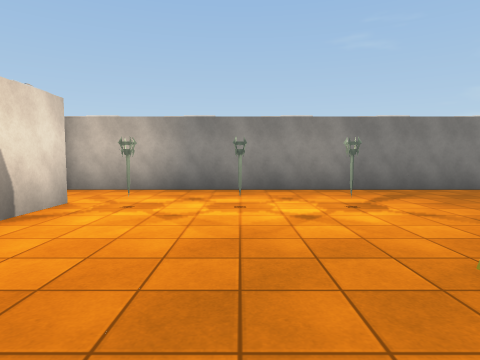
[1] (above)

23 first-person views from a walk through a scene from a Unity 3-D project. The camera is 1.3 m above the floor, tilts 4° down and sees 75° across. The floor is counted in squares, 2 m on a side. Each view is taken from the middle of a square. On the plan, view 1 faces up. The plan holds only what a view shows up to about 10 squares ahead; the rest is blank. The place goes on beyond the plan. The player character is not drawn. Some animated figures are left out. Door leaves are left out, so doorways stand open. Some surface patterns are stand-ins.

[2]
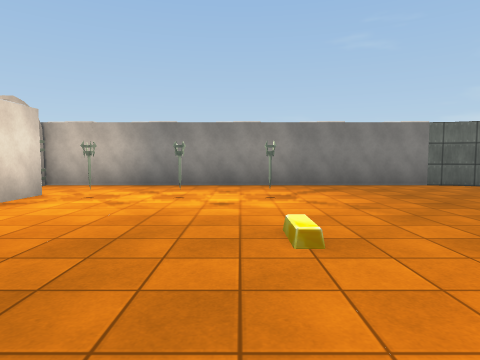

[3]
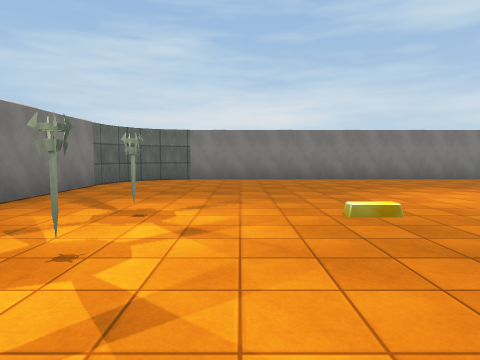

[4]
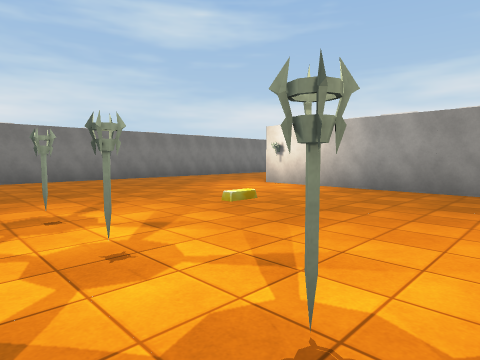

[5]
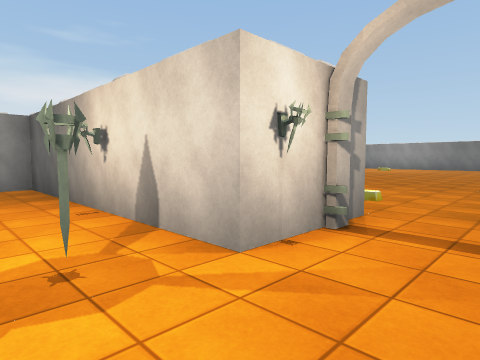

[6]
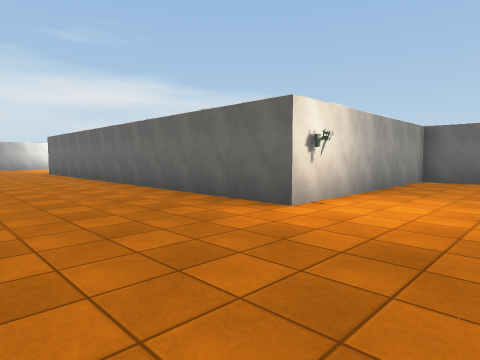

[7]
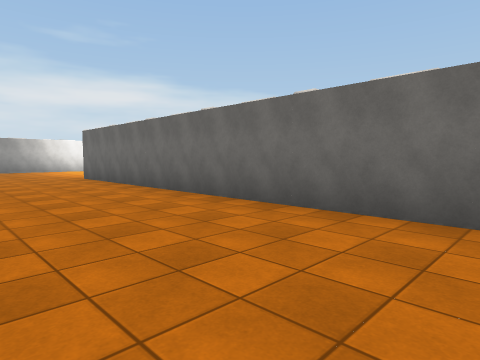

[8]
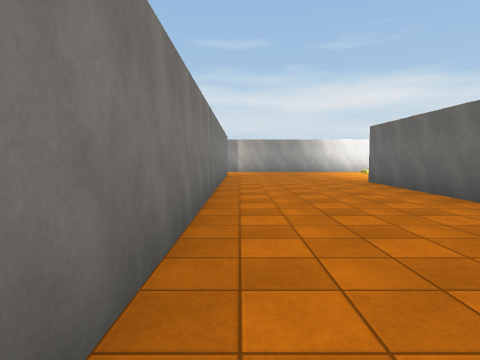

[9]
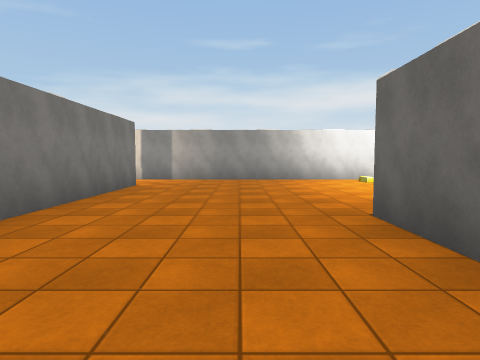

[10]
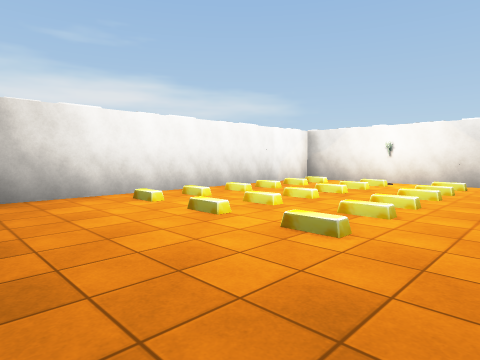

[11]
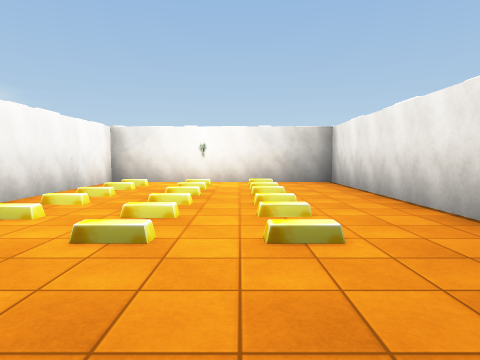

[12]
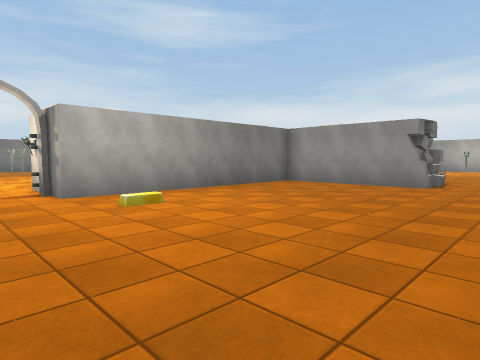

[13]
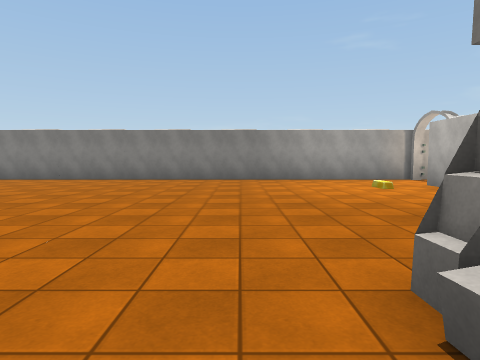

[14]
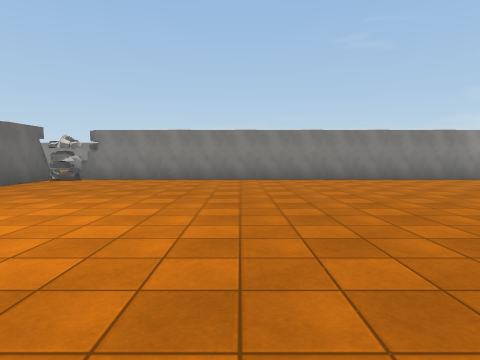

[15]
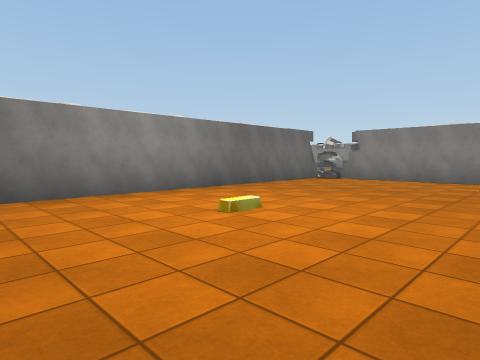

[16]
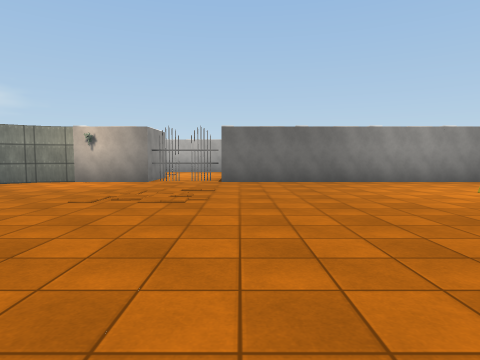

[17]
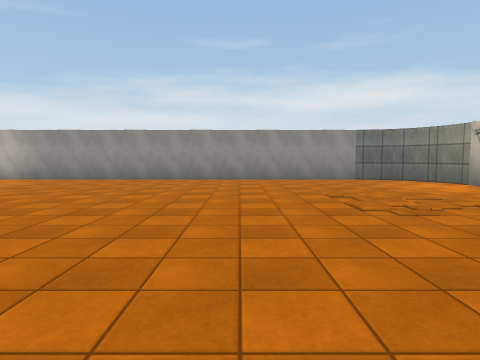

[18]
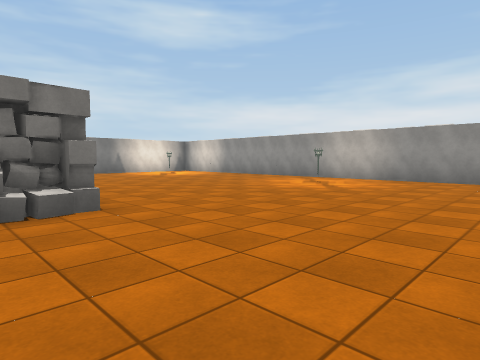

[19]
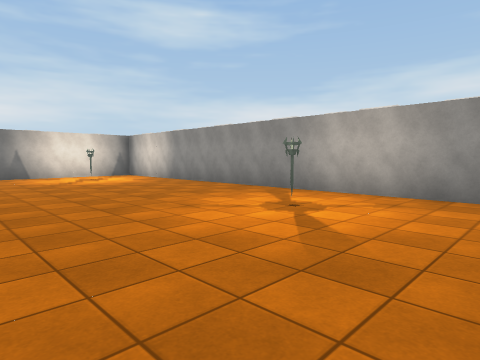

[20]
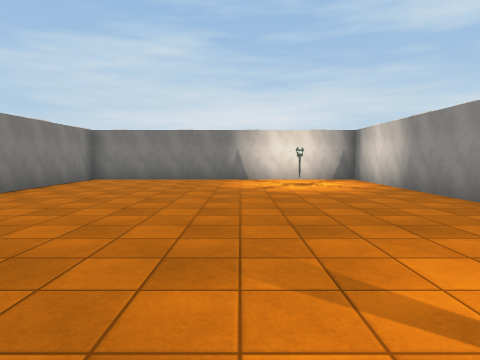

[21]
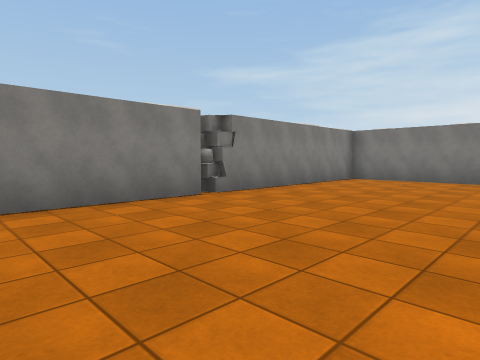

[22]
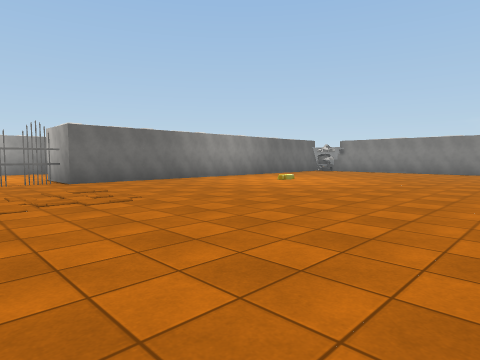

[23]
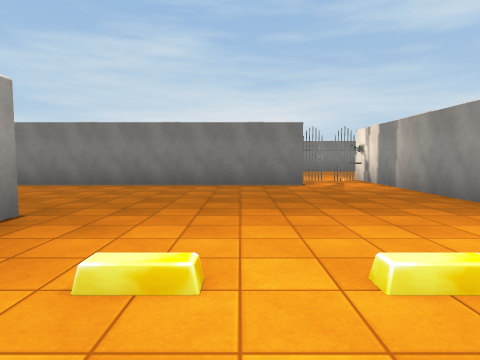

### Floor plan
Ten units are one square. View 1 is at (0, 0); x grows to the right and y downward. Boxes are objects, and circles mark ways between rooms. Rooms are numbered by the first view taken in them; rooms with no view inside come last. Other rooms are left out.
<svg viewBox="-215 -80 315 280">
<path fill="none" stroke="#000" d="M9 135 -45 135 -45 195 95 195M75 175 75 -45M75 -44 74 -53 69 -59M74 -50 71 -57 63 -64 55 -65M65 -62 59 -65 -41 -65M-45 -45 -25 -45 -25 15 35 15 35 135M-83 19 -76 19M-80 36 -80 32 -75 32M-80 23 -79 18M-78 32 -79 27M-77 35 -78 24M-78 15 -82 15 -45 15 -45 -45M-39 32 -44 32M-38 33 -45 35 -76 35 -76 27M-38 34 -43 32M-209 55 -209 75M-207 67 -210 71M-205 75 -205 95 -204 103 -199 109 -193 114 -184 115M-205 99 -202 105M-41 -65 -195 -65M-196 112 -188 115 15 115 15 35 -41 35M-205 -61 -205 55M-83 24 -83 19"/>
<rect x="-15" y="-45" width="10" height="10" fill="#bbb"><title>torch</title></rect>
<rect x="-5" y="-45" width="10" height="10" fill="#bbb"><title>torch</title></rect>
<rect x="15" y="-45" width="10" height="10" fill="#bbb"><title>torch</title></rect>
<rect x="-205" y="-65" width="10" height="10" fill="#bbb"><title>other object</title></rect>
<rect x="-205" y="-75" width="10" height="10" fill="#bbb"><title>other object</title></rect>
<rect x="-75" y="95" width="10" height="10" fill="#bbb"><title>torch</title></rect>
<rect x="-5" y="95" width="10" height="10" fill="#bbb"><title>other object</title></rect>
<circle cx="-40" cy="-55" r="3" fill="#2a7"/>
<text x="40" y="70">1</text>
<text x="-110" y="30">2</text>
</svg>
Room 1 opens to room 2.

Where each view was taken, in squares from view 1:
view 1: 0 up, 0 right, facing up
view 2: 1 down, 1 right, facing up
view 3: 3 up, 2 left, facing right
view 4: 5 up, 2 left, facing down-right
view 5: 6 up, 1 left, facing down-left
view 6: 1 up, 7 right, facing down-left
view 7: 3 down, 7 right, facing down-left
view 8: 5 down, 7 right, facing down
view 9: 10 down, 5 right, facing down
view 10: 14 down, 4 right, facing down-left
view 11: 16 down, 4 right, facing left
view 12: 6 up, 10 left, facing down-right
view 13: 3 down, 9 left, facing up
view 14: 3 down, 15 left, facing up
view 15: 3 down, 15 left, facing up-left
view 16: 5 down, 12 left, facing left
view 17: 2 down, 15 left, facing down
view 18: 2 down, 12 left, facing down-right
view 19: 6 down, 10 left, facing down-right
view 20: 8 down, 8 left, facing right
view 21: 8 down, 8 left, facing up-right
view 22: 8 down, 12 left, facing up-left
view 23: 16 down, 0 right, facing right
